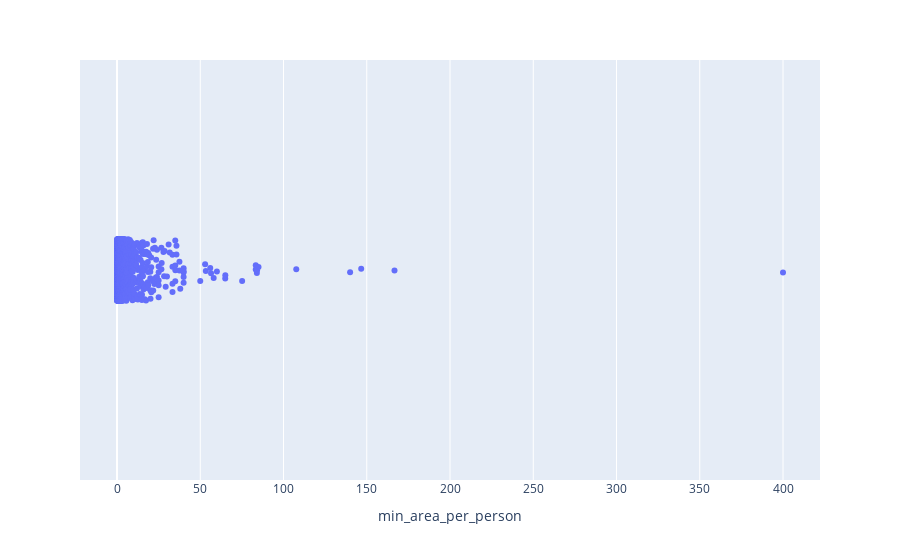

Notebook code for this chart:
### Markdown cell above
As such, we changed strategies and instead created a new variable, min_area_per_person, which was the 'area_in_m2' divided by 'max_seated_or_standing', giving us the minimum area per person. 

We estimated that a reasonable minimum area per person was probably 0.5 -> that is 0.5 m2 per person. To test the validity of our estimate, we plotted a histogram and strip plot of min_area_per_person. We also calculated the mean, median and 8th quantile.

### Code cell
min_area_per_person = venues.area_in_m2 / venues.max_seated_or_standing
venues.insert(12, 'min_area_per_person', min_area_per_person)

fig = px.strip(venues, x = 'min_area_per_person')
fig.show()

### Figure 1 — Plotly figure (JSON) as saved in the notebook; plotly's stock layout.template omitted (floating-point values rounded to 4 significant figures; data arrays with more than 128 entries replaced by an {"elided": "..."} marker saying what was removed)
{"data": [{"alignmentgroup": "True", "boxpoints": "all", "fillcolor": "rgba(255,255,255,0)", "hoveron": "points", "hovertemplate": "min_area_per_person=%{x}<extra></extra>", "legendgroup": "", "line": {"color": "rgba(255,255,255,0)"}, "marker": {"color": "#636efa"}, "name": "", "offsetgroup": "", "orientation": "h", "pointpos": 0, "showlegend": false, "type": "box", "x": {"elided": "4760 float values"}, "x0": " ", "xaxis": "x", "y0": " ", "yaxis": "y"}], "layout": {"autosize": true, "boxmode": "group", "legend": {"tracegroupgap": 0}, "margin": {"t": 60}, "xaxis": {"anchor": "y", "autorange": true, "domain": [0, 1], "range": [-22.22, 422.2], "title": {"text": "min_area_per_person"}, "type": "linear"}, "yaxis": {"anchor": "x", "autorange": true, "domain": [0, 1], "range": [-0.5, 0.5], "type": "category"}}}
